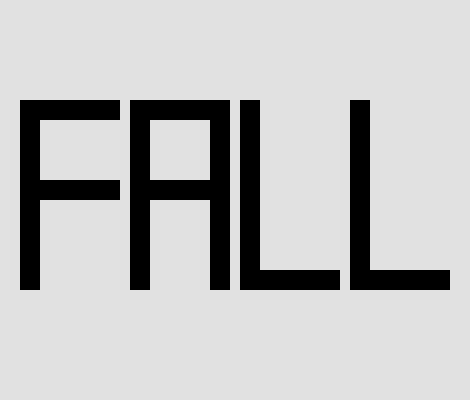
Frame 1 (no input)
Frame 60 (no input): identical to frame 1, image omitted
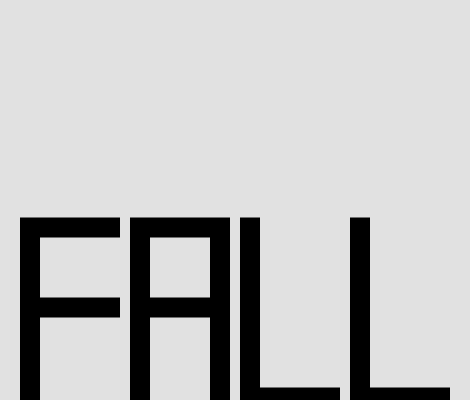
Frame 120 (the mouse pressed at the canvas centre since frame 60)

The p5.js sketch that drew these frames (run headless with seeded random() and noise() and a simulated clock; from frame 60 on, the mouse is pressed at the canvas centre):

// p5.js sketch
// ── sketch.js
function setup() {
  createCanvas(470, 400);
}

function draw() {
  background(225);
  
  const Variant = mouseX/2; 
  
  fill(0);
  noStroke();
  
  //F
  beginShape();
  vertex(20,100 + Variant);
  vertex(120,100 + Variant);
  vertex(120,120 + Variant);
  vertex(40,120 + Variant);
  vertex(40,180 + Variant);
  vertex(120,180 + Variant);
  vertex(120,200 + Variant);
  vertex(40,200 + Variant);
  vertex(40,290 + Variant);
  vertex(20,290 + Variant);
  endShape();
  
  //A
  beginShape();
  vertex(130,100 + Variant);
  vertex(130,290+ Variant);
  vertex(150,290+ Variant);
  vertex(150,200+ Variant);
  vertex(210,200+ Variant);
  vertex(210,290+ Variant);
  vertex(230,290+ Variant);
  vertex(230,100+ Variant);
  
  beginContour();
  vertex(150,120+ Variant);
  vertex(210,120+ Variant);
  vertex(210,180+ Variant);
  vertex(150,180+ Variant);
  endContour();
  endShape();

  
  //L 
  beginShape();
  vertex(240,100 + Variant);
  vertex(240,290+ Variant);
  vertex(340,290+ Variant);
  vertex(340,270+ Variant);
  vertex(260,270+ Variant);
  vertex(260,100+ Variant);
  endShape();
  
  //L 
  beginShape();
  vertex(350,100+ Variant);
  vertex(350,290+ Variant);
  vertex(450,290+ Variant);
  vertex(450,270+ Variant);
  vertex(370,270+ Variant);
  vertex(370,100+ Variant);
  endShape();
  
  
}
